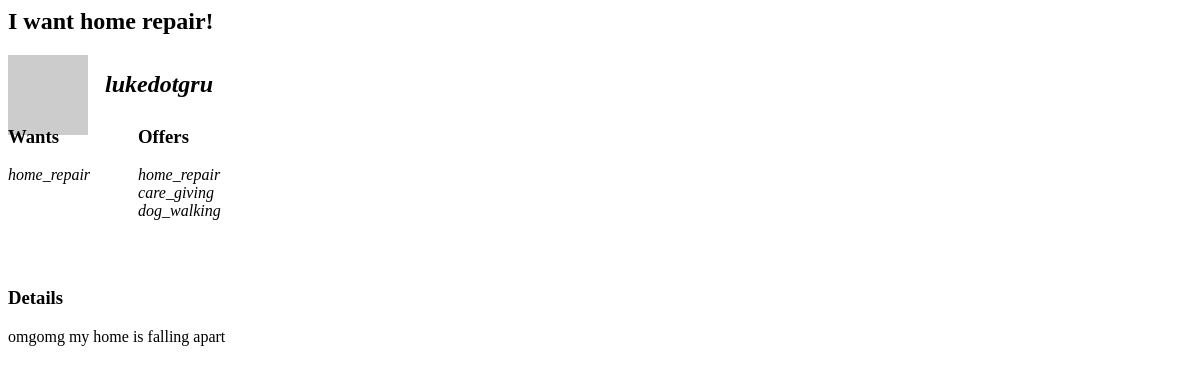
/offers?id=40, run on the app's committed database.
### tables this page shows
CREATE TABLE IF NOT EXISTS `post_details` (
  `id` int(11) NOT NULL AUTO_INCREMENT,
  `post_id` int(11) NOT NULL COMMENT 'FK (posts.id)',
  `service_id` int(11) NOT NULL COMMENT 'FK (services.id)',
  PRIMARY KEY (`id`)
);

CREATE TABLE IF NOT EXISTS `posts` (
  `id` int(11) NOT NULL AUTO_INCREMENT,
  `user_id` int(11) NOT NULL COMMENT 'FK (users.id)',
  `want` tinyint(1) NOT NULL COMMENT 'bool',
  `title` varchar(150) NOT NULL,
  `content` varchar(900) NOT NULL,
  `time` timestamp NOT NULL DEFAULT CURRENT_TIMESTAMP,
  PRIMARY KEY (`id`)
);

CREATE TABLE IF NOT EXISTS `users` (
  `id` int(11) NOT NULL AUTO_INCREMENT,
  `username` varchar(30) NOT NULL,
  `country` text NOT NULL,
  `city` varchar(60) NOT NULL,
  `email` varchar(40) NOT NULL,
  `bio` varchar(600) NOT NULL COMMENT '600max',
  `encrypted_password` varchar(45) NOT NULL,
  `date_joined` date NOT NULL COMMENT 'date joined',
  PRIMARY KEY (`id`)
);

### app/post/post.php (called while the page is built, shortened)
<?php
class Post extends TableObject {
    public static function find($table="posts", array $options) {
        if (isset($options["all"])) {
            $SQL = "SELECT posts.id, posts.user_id, posts.title, posts.content, posts.time, post_details.service_id FROM $table INNER JOIN post_details ON posts.id = post_details.post_id ORDER BY id DESC;";
        } elseif (isset($options["byID"])) {
            $SQL = "SELECT posts.id, posts.user_id, posts.title, posts.content, posts.time, post_details.service_id FROM $table INNER JOIN post_details ON posts.id = post_details.post_id WHERE ";
            foreach($options["byID"] as $id) {
                $SQL .= "posts.id = $id OR ";
            }
            $SQL  = substr($SQL, 0, -4);
            $SQL .= " ORDER BY posts.id DESC;";
        } elseif (isset($options["filter"])) {
            $SQL = $options["SQL"];
        } else {
            $SQL = 'error';
        }
        $res = mysql_query($SQL);
        $posts = array();
        $allServices = Service::find("services", array("all" => true));
        $myServices = array();
        $idTracker = array();
        while ($row = mysql_fetch_assoc($res)) {
            if (!in_array($row['id'], $idTracker)) {
                $idTracker[] = $row['id'];
                foreach($allServices as $service) {
                    if ($service->id == $row['service_id']) {
                        if (!isset($myServices[ $row['id'] ])) {
                            $myServices[ $row['id'] ] = array(new Service($service->id, $service->name));
                        } else {
                            array_push($myServices[ $row['id'] ], new Service($service->id, $service->name));
                        }
                    }
                }
                $usernameSQL = "SELECT users.username FROM users INNER JOIN posts ON users.id = posts.user_id WHERE users.id = '{$row['user_id']}' LIMIT 1;";
                $res2 = DB::try_query($usernameSQL);
                $username = mysql_fetch_assoc($res2);
                $post = new Post($row['id'], $row['user_id'], $row['title'], $row['content'], $row['time'], $myServices[ $row['id'] ], $username);
                $posts[] = $post;
            }
        }
        return $posts;
    }
    function __construct($id, $userID, $title, $body, $timestamp, $services=NULL, $username=NULL) {
        $this->title = $title;
        $this->body = $body;
    }
}
?>

### app/service/service.php (called while the page is built, shortened)
<?php
class Service extends TableObject {
    public static function find($table="services", array $options) {
        if (isset($options["all"])) {
            $customSQL = "SELECT * FROM $table;";
            $res = TableObject::findAll($table, $customSQL);
            $services = array();
            while ($row = mysql_fetch_assoc($res)) {
                $service = new Service($row['id'], $row['name']);
                $services[] = $service;
            }
            return $services;
        }
        elseif (isset($options["byID"])) {
            TableObject::findById($table, $options['byID']);
        }
    }
    public function __construct($id, $name) {
        $this->id   = $id;
        $this->name = $name;
    }
}

### lib/abstract_classes.php (called while the page is built, shortened)
<?php
abstract class TableObject {
    protected static function findAll($table=NULL, $customSQL=NULL) {
        if (!$customSQL) {
            $SQL = "SELECT * FROM $table WHERE id = ?";
        } else {
            $SQL = $customSQL;
        }
        $res = DB::try_query($SQL);
        return $res;
    }
}

### lib/core-ext.php (called while the page is built, shortened)
<?php
class DB {
    public static function try_query($query) {
        $res = mysql_query($query);
        return $res;
    }
}

### app/user/user.php (called while the page is built, shortened)
<?php
class UserRetriever {
    public static function build($username) {
        $selectUserSQL = "SELECT * FROM users WHERE username = '{$username}'";
        $result = mysql_query($selectUserSQL);
        while ($row = mysql_fetch_assoc($result)) {
            $id         = $row['id'];
            $username   = $row['username'];
            $country    = $row['country'];
            $city       = $row['city'];
            $email      = $row['email'];
            $bio        = $row['bio'];
            $pass       = $row['encrypted_password'];
            $dateJoined = $row['date_joined'];
            return new User($id, $username, $country, $city, $email, $bio,  array(), $pass, $dateJoined);
        }
    }
}
class User extends TableObject {
    function __construct($id, $name, $country, $city, $email, $bio, array $offers, $password=NULL, $dateJoined=NULL) {
        $this->name    = $name;
        $this->email   = $email;
    }
}

### app/user/user_displayer.php (the view, shortened to what this page needs)
<?php
class UserDisplayer extends BaseDisplayer {
    public function shortFormat(TableObject $user) {
        $this->html  = '<div class="user">';
        $this->html .= "<div class=\"user_pic\"><a href=\"users/profile.php?user={$user->name}\"><img src=\"{$this->gravatar($user->email, 60)}\" /></a></div><br />";
        $this->html .= "<div class=\"username\"><h2>{$user->name}</h2></div>";
        $this->html .= "</div>";
    }
    public function gravatar($email, $size=80) {
        $defaultIMG = "";
        $gravURL = "http://www.gravatar.com/avatar/" . md5(strtolower(trim($email))) . "?d=" .
                    urlencode($defaultIMG) . "&s={$size}";
        return $gravURL;
    }
}

### public/offers.php (shortened to what this page needs)
<html>
<head>
</head>
<body>
<?php
if (isset($_GET['browse_by'])) {
    $basePath = "offers.php?category=";
    print <<<HTML
<div id="categories">
<a href="{$basePath}home_repair">Home repair</a><br />
<a href="{$basePath}gardening">Gardening</a><br />
<a href="{$basePath}carpooling_moving">Carpooling/Moving</a><br />
<a href="{$basePath}teaching">Teaching</a><br />
<a href="{$basePath}care_giving">Caregiving</a><br />
<a href="{$basePath}cooking">Cooking</a><br />
<a href="{$basePath}designing">Designing</a><br />
<a href="{$basePath}accounting">Accounting</a><br />
<a href="{$basePath}dog_walking">Dog Walking</a><br />
</div>
HTML;
} elseif (isset($_GET['id'])) {
    $options = array("byID" => array($_GET['id']));
    $posts = Post::find("posts", $options);
    foreach($posts as $post) {
        $display = new PostDisplayer();
        $display->longFormat($post);
        print $display;
    }
}
?>
</body>
</html>

### app/post/post_displayer.php (shortened to what this page needs)
<?php
class PostDisplayer extends BaseDisplayer {
    public $html;
    public function __toString() {
        return $this->html;
    }
    public function longFormat(TableObject $post) {
        $userWhoPosted = UserRetriever::build($post->username['username']);
        $userDisplayer = new UserDisplayer($userWhoPosted);
        $userDisplayer->shortFormat($userWhoPosted);
        $this->html  = <<<HTML
        <div class="post">
HTML;
        $this->html .= "<h2>$post->title</h2>";
        $this->html .= $userDisplayer;
        $this->html .= '<div class="user_wants">';
        $this->html .= "<h3>Wants</h3>";
        foreach($post->services as $s) {
            $this->html .= '<i class="service_name">';
            $this->html .= $s->name;
            $this->html .= '</i><br />';
        }
        $this->html .= '</div>';
        $this->html .= '<div class="user_offers">';
        $this->html .= "<h3>Offers</h3>";
        foreach($userWhoPosted->offers as $o) {
            $this->html .= '<i class="service_name">';
            $this->html .= $o;
            $this->html .= '</i><br />';
        }
        $this->html .= '</div><br class="clear" />';
        $this->html .= <<<HTML
        <h3>Details</h3>
        <div class="content">
        $post->body
        </div>
        </div>
HTML;
    }
}

### public/offers.php (style rules this page uses)
.user_pic { float:left; }
.user { max-height:80px; min-height:80px; margin-bottom:20px; }
.username { float:left; position:relative; bottom:22px; margin-left:17px; font-style:italic; }
.user_offers, .user_wants { float:left; margin-top:-3em; margin-bottom:3em; }
.user_offers { margin-left:3em; }

### data on the page
post_details: post.title "I want home repair!", users.username "lukedotgru", display "home_repair home_repair care_giving dog_walking", post.content "omgomg my home is falling apart"
